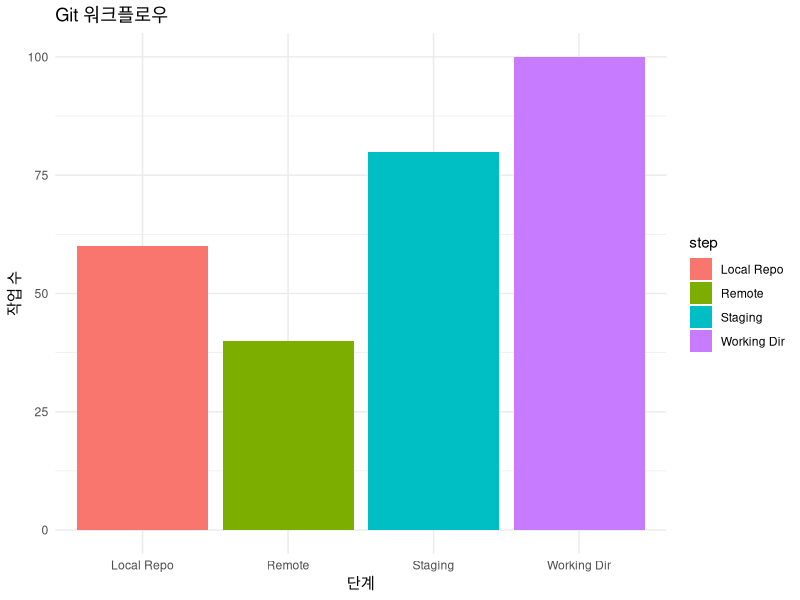

The R script that drew this image:
## ---- chunk 1
#| echo: false
#| fig-width: 9
#| fig-height: 4.5
library(ggplot2)

# 예시 데이터 생성
data <- data.frame(
  step = c("Working Dir", "Staging", "Local Repo", "Remote"),
  count = c(100, 80, 60, 40)
)

# 워크플로우 시각화
ggplot(data, aes(x = step, y = count, fill = step)) +
  geom_bar(stat = "identity") +
  theme_minimal() +
  labs(title = "Git 워크플로우", x = "단계", y = "작업 수")
## ---- chunk 2
#| echo: false
knitr::kable(data.frame(
  명령어 = c("git init", "git add", "git commit", "git push"),
  기능 = c("저장소 초기화", "파일 추가", "커밋 생성", "원격 저장소로 푸시"),
  예시 = c("git init", "git add .", "git commit -m '메시지'", "git push origin main")
), caption="Git 명령어 치트시트", align=c("l","r","r"))
